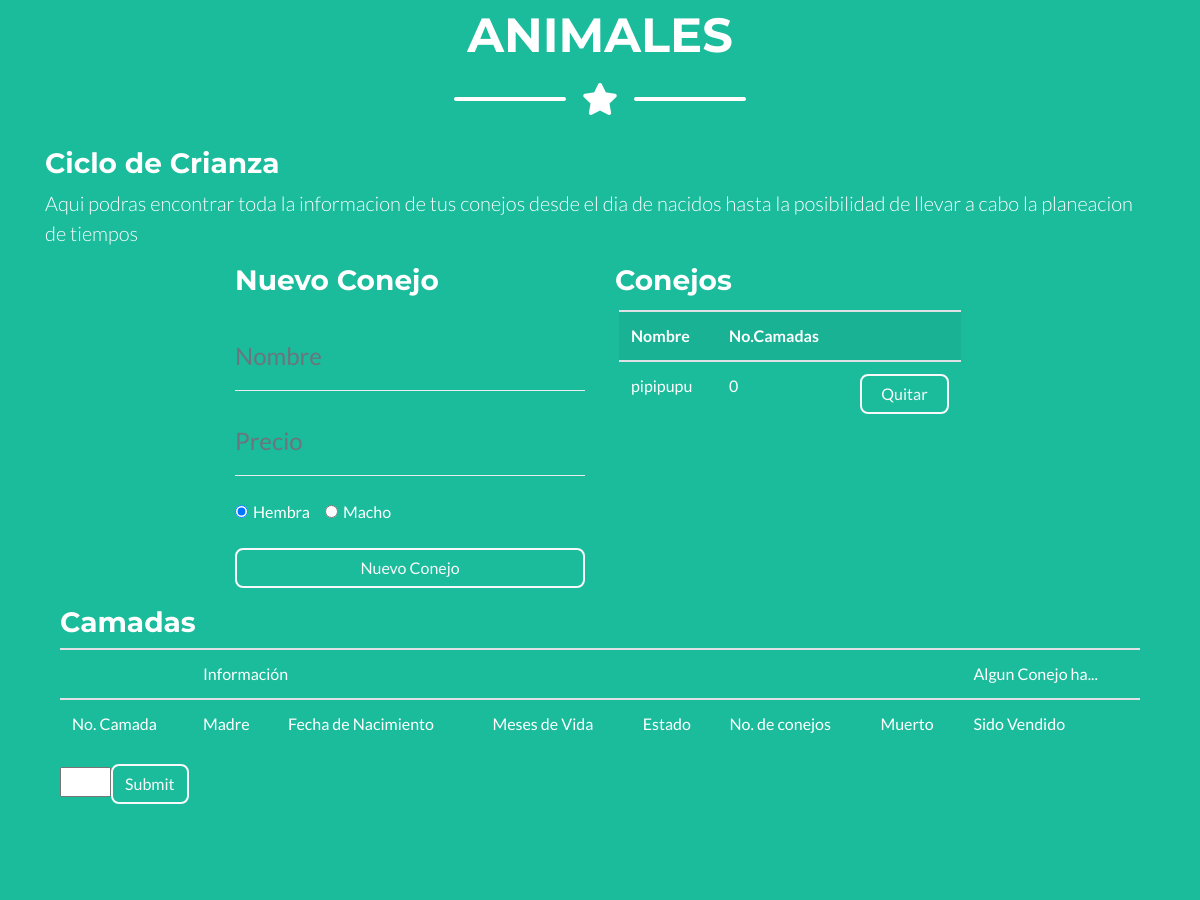
Before: / (signed in, middle part) with the older database file.
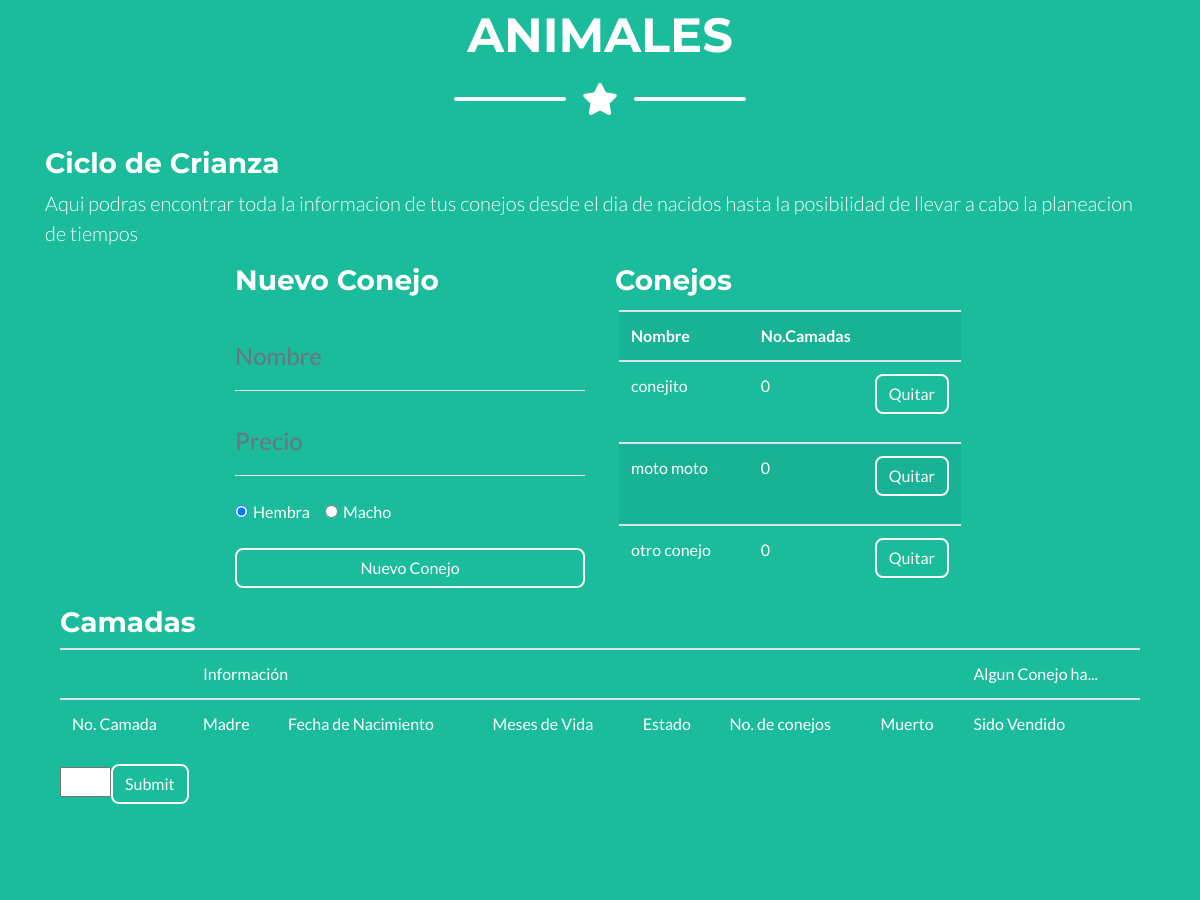
After: the same page with the newer database file.
### tables this page shows
CREATE TABLE `conejos` (
  `idCONEJO` int(20) NOT NULL,
  `nombreCONEJO` varchar(50) NOT NULL,
  `sexoCONEJO` varchar(2) NOT NULL,
  `camadasCONEJO` int(10) NOT NULL,
  `idUSR` int(10) NOT NULL,
  `estadoCONEJO` varchar(20) NOT NULL,
  `precio` int(10) NOT NULL
);

### funcionesPHP/consultas.php (called while the page is built, shortened)
<?php
    function getConejosShort($idUsr){
        $conexion = conectarDB();
        $consulta = "SELECT * FROM conejos WHERE idUSR = '$idUsr' AND (NOT estadoCONEJO = 'MUERTO') ORDER BY nombreCONEJO";
        $resultado = mysqli_query( $conexion, $consulta ) or die ( "Algo ha ido mal en la consulta a la base de datos");
        $res = array();
        while ($columna = mysqli_fetch_array( $resultado )){
            array_push($res, $columna);
        }
        return $res;
    }
?>

### funcionesPHP/soloTabla.php (the view, shortened to what this page needs)
<?php
    include_once 'consultas.php';
    $conejos=getConejosShort($usrS->getidUsr());
?>
<h3>Conejos</h3>
<div style="padding : 4px;
            width : 100%;
            height : 300px;
            overflow : auto; ">
<table class="table table-striped">
            <tr>
              <th style="color:#FFFFFF">
                Nombre
              </th>
              <th style="color:#FFFFFF">
                No.Camadas
              </th>
              <td></td>
            </tr>
            <?php
              foreach ($conejos as $value) {
            ?>
            <tr>
              <td style="color:#FFFFFF"><?php echo $value["nombreCONEJO"]; ?></td>
              <td style="color:#FFFFFF"><?php echo $value["camadasCONEJO"]; ?></td>
              <td>
                <div class="form-group">
                  <button class="btn btn-outline-light btn-block" id="" data-toggle="modal" data-target="#modal<?php echo $value["idCONEJO"];?>">Quitar</button>
                </div>
              </td>
            </tr>
            <?php
              }
            ?>
          </table>
          </div>

Changed rows visible on the page:
no longer on this page (row unchanged): conejos: nombreCONEJO "pipipupu", camadasCONEJO "0"
added conejos: nombreCONEJO "conejito", camadasCONEJO "0"
added conejos: nombreCONEJO "moto moto", camadasCONEJO "0"
added conejos: nombreCONEJO "otro conejo", camadasCONEJO "0"
